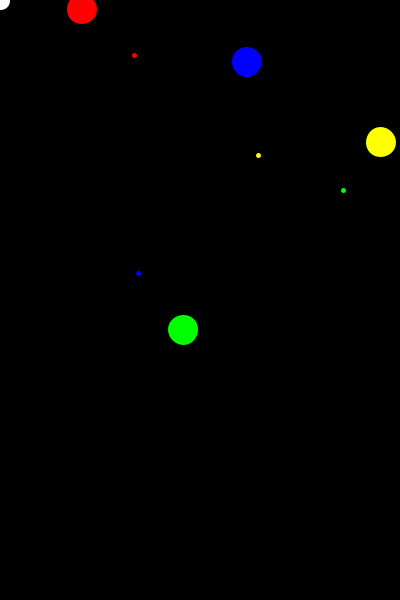
Frame 1 (no input)
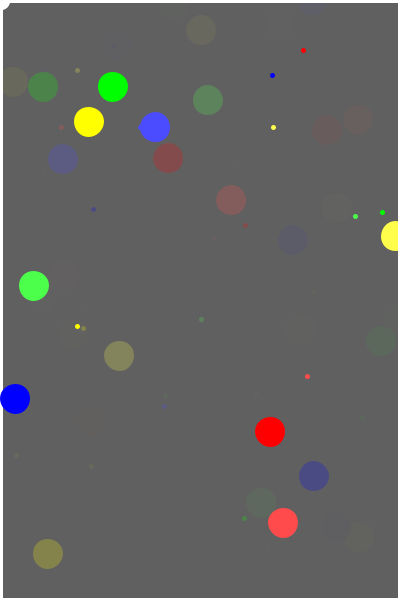
Frame 60 (the mouse pressed at the canvas centre just before this capture)
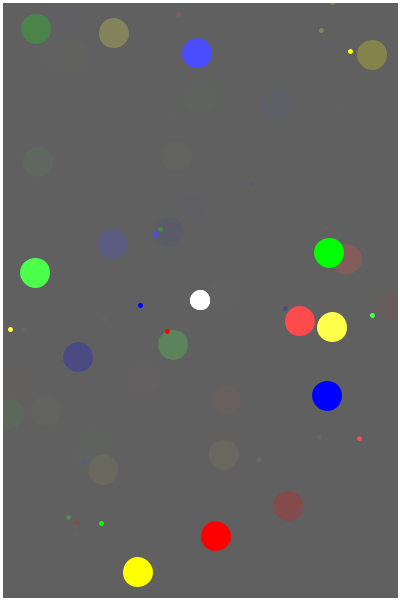
Frame 120 (the mouse held since frame 60 and released just before this capture)

The Processing sketch that drew these frames (run headless with seeded random() and noise(); from frame 60 on, the mouse is pressed at the canvas centre):

// Processing sketch: processing_83407
// ── processing_83407.pde

int counter = 1;

void setup()
{
  size(400, 600);
  background(0, 0, 0);
  smooth();
  frameRate(5);
}

void draw()
{
  if (counter > 0)
  {
    fill(0, 0, 0,175);
  }
    if (counter < 0)
  {
    fill(255, 255, 255, 75);
  }
  rect(0, 0, width, height);
  fill(255, 255, 0);
  stroke(255, 255, 0);
  strokeWeight(5);
  point(random(width), random(height));
  ellipse(random(width), random(height), 25, 25);
  fill(0, 255, 0);
  stroke(0, 255, 0);
  strokeWeight(5);
  point(random(width), random(height));
  ellipse(random(width), random(height), 25, 25);
  fill(255, 0, 0);
  stroke(255, 0, 0);
  strokeWeight(5);
  point(random(width), random(height));
  ellipse(random(width), random(height), 25, 25);
  fill(0, 0, 255);
  stroke(0, 0, 255);
  strokeWeight(5);
  point(random(width), random(height));
  ellipse(random(width), random(height), 25, 25);
  fill(255, 255, 255);
  stroke(255, 255, 255);
  strokeWeight(5);
  ellipse(mouseX, mouseY, 15, 15);
  
  counter *= -1;
}
